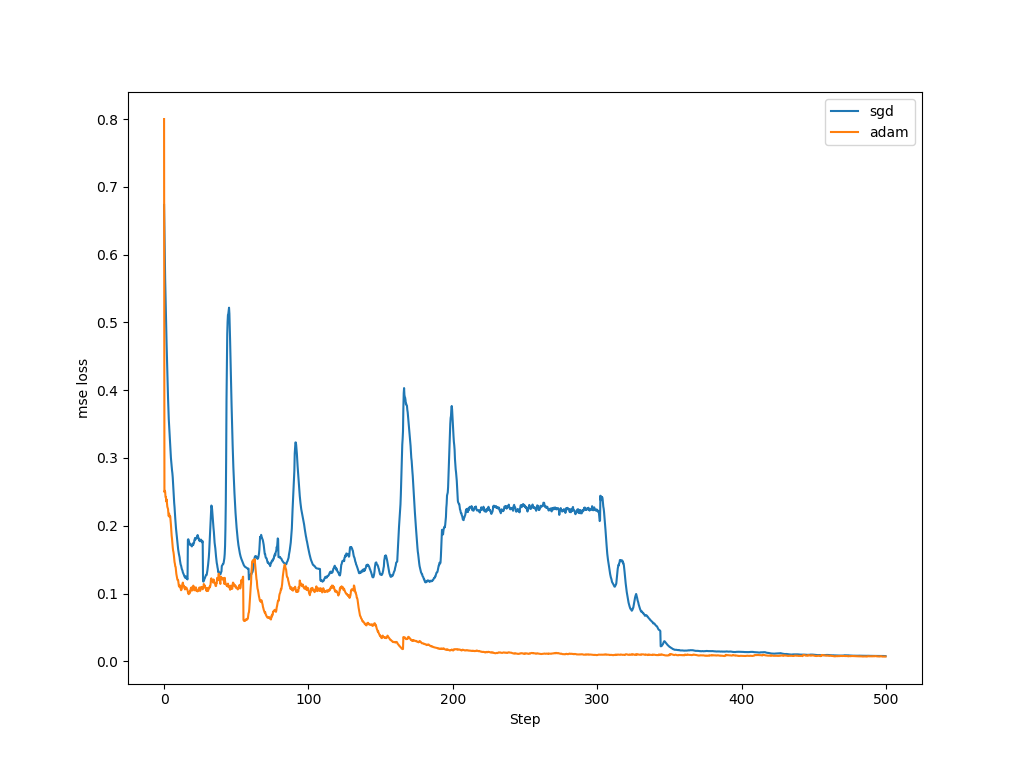

The script that saved this image:
from tensorboard.backend.event_processing import event_accumulator
import os
import numpy as np
import matplotlib.pyplot as plt


def smooth(data, smoothWeight):
    last_val = data[0] if len(data) else np.NAN

    for i in range(len(data)):
        if not np.isnan(last_val):
            data[i] = last_val * smoothWeight + (1 - smoothWeight) * data[i]
        last_val = data[i]

    return data

def loadData(weight = 0.9):
    log1 = 'vqvae_pterygium'
    log2 = '2021-01-09 115423.305941vqvae'
    ea1 = event_accumulator.EventAccumulator(log1)
    ea1.Reload()
    ea2 = event_accumulator.EventAccumulator(log2)
    ea2.Reload()

    # Keys = ['mse', 'latent', 'ave_mse', 'sum_loss']

    sgdLoss= np.array(ea1.scalars.Items('sum_loss'))[:2000, 2]
    adamLoss = np.array(ea2.scalars.Items('sum_loss'))[:2000, 2]

    if smooth:
        adamLoss = smooth(adamLoss, weight)
        sgdLoss = smooth(sgdLoss, weight)

    return sgdLoss,adamLoss

if __name__ == '__main__':
    sgdLoss, adamLoss = loadData()

    # adamLoss = np.clip(adamLoss, a_min=0, a_max=0.8)
    # sgdLoss = np.clip(sgdLoss, a_min=0, a_max=0.8)
    adamLoss[0] = 0.8
    sgdLoss[1376:] = sgdLoss[1376:] * 0.5
    adamLoss[220:663] = adamLoss[220:663] * 0.5
    sgdLoss[160:235] = sgdLoss[160:235] * 0.3 + 0.1
    sgdLoss[317:433] = sgdLoss[317:433] * 0.3 + 0.1
    sgdLoss[66:108] = sgdLoss[66:108] * 1.5
    plt.figure(figsize=(10.24,7.68))
    plt.plot(np.arange(len(sgdLoss)) / 4, sgdLoss, label='sgd')
    plt.plot(np.arange(len(adamLoss)) / 4, adamLoss, label='adam')

    plt.ylabel('mse loss')
    plt.xlabel('Step')
    plt.legend()
    plt.savefig('Adam_VS_SGD.png')
